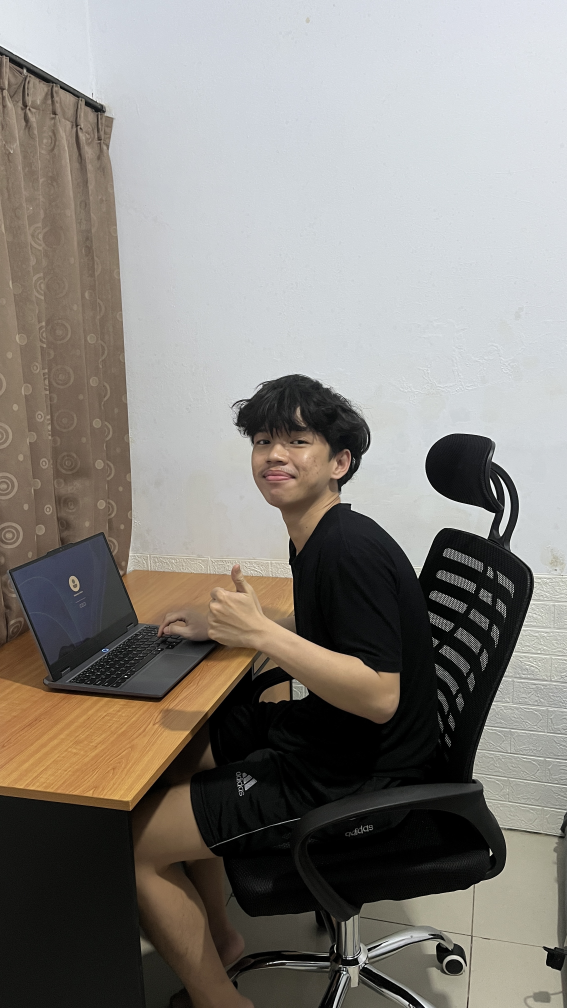
#> input picture IMG_6397.JPG.jpeg, 2268 x 4032 px, found by its file name (shown at 1/4 size)
$ python extract-portrait.py
#> lines starting #> are read from the running program, lines starting #| are printed output that depends on the picture; after the words box and inside, x2 and y2 are one past the last pixel; in counts of white or black regions, pixels touching at a corner belong together
from pathlib import Path
import sys

sys.path.insert(0, str(Path('.tmp-tools').resolve()))
import cv2
import numpy as np
from PIL import Image

src = Path('IMG_6397.JPG.jpeg')
out = Path('design-review/v2-3/portrait')
out.mkdir(parents=True, exist_ok=True)

image = cv2.imread(str(src))
#> image is the input picture: shape (4032, 2268, 3); mean B, G, R 125.3, 130.8, 134.8
h, w = image.shape[:2]
#> h = 4032; w = 2268
scale = 0.5
small = cv2.resize(image, (int(w * scale), int(h * scale)), interpolation=cv2.INTER_AREA)
sh, sw = small.shape[:2]
#> sh = 2016; sw = 1134

mask = np.full((sh, sw), cv2.GC_BGD, np.uint8)

# Broad probable-person silhouette, drawn from the supplied photograph only.
poly = np.array([[390, 930], [430, 760], [535, 690], [680, 700], [790, 820],
                 [850, 980], [980, 1080], [1060, 1370], [930, 1620], [610, 1660],
                 [500, 1480], [450, 1280], [300, 1190], [300, 1050]], np.int32)
cv2.fillPoly(mask, [poly], cv2.GC_PR_FGD)
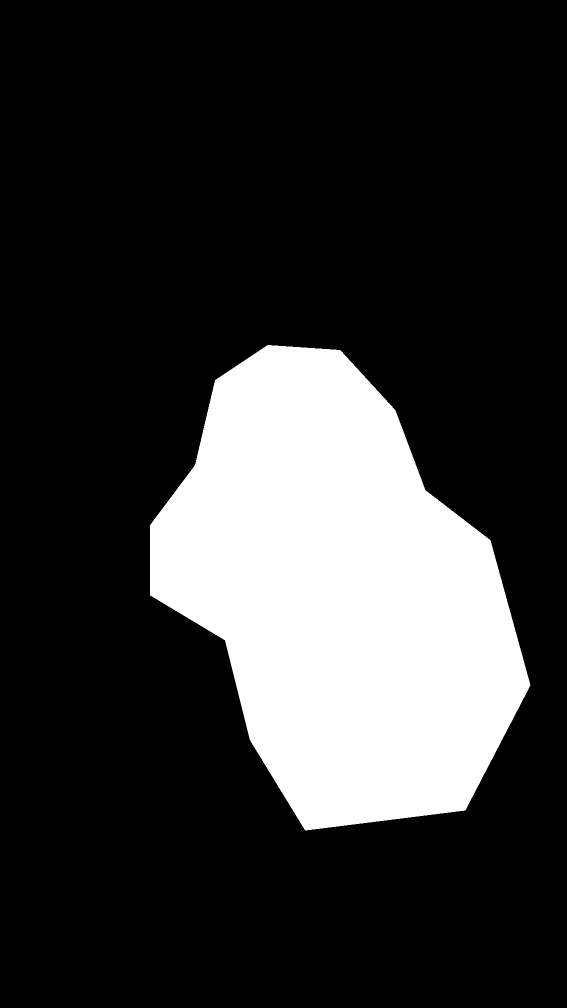
#> mask: shape (2016, 1134) (shown at 1/2 size); values 0 (black) and 3 (white), 20.9% white; 1 white region, box (x1, y1, x2, y2) and area: (300, 690, 1061, 1661) 478091

# Definite skin, hair and shirt cores guide GrabCut without synthesizing pixels.
for box in [(490, 770, 170, 210), (530, 950, 250, 360), (600, 1110, 220, 360),
            (365, 1025, 205, 130), (465, 935, 80, 170)]:
    x, y, bw, bh = box
    mask[y:y+bh, x:x+bw] = cv2.GC_FGD
#> (the run stopped early here; a loop or call above may not have finished)
